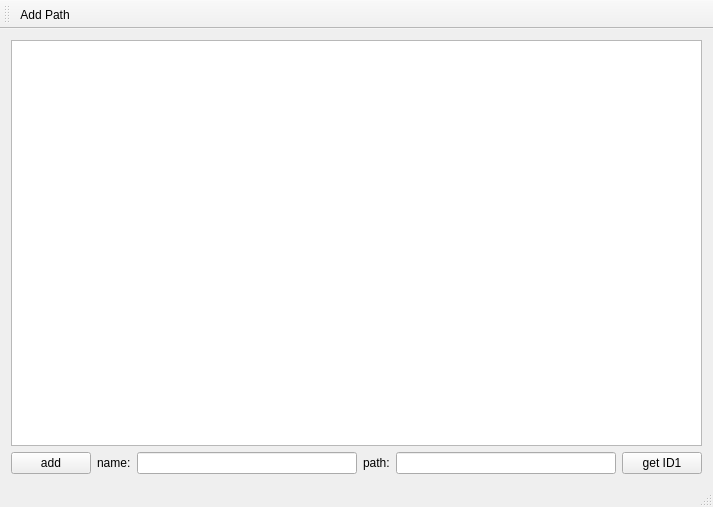
<?xml version="1.0" encoding="UTF-8"?>
<ui version="4.0">
 <class>MainWindow</class>
 <widget class="QMainWindow" name="MainWindow">
  <property name="geometry">
   <rect>
    <x>0</x>
    <y>0</y>
    <width>713</width>
    <height>507</height>
   </rect>
  </property>
  <property name="windowTitle">
   <string>MainWindow</string>
  </property>
  <widget class="QWidget" name="centralWidget">
   <layout class="QVBoxLayout" name="verticalLayout">
    <item>
     <widget class="QTableView" name="tableView"/>
    </item>
    <item>
     <layout class="QHBoxLayout" name="horizontalLayout">
      <item>
       <widget class="QPushButton" name="addButton">
        <property name="text">
         <string>add</string>
        </property>
       </widget>
      </item>
      <item>
       <widget class="QLabel" name="nameLabel">
        <property name="text">
         <string>name:</string>
        </property>
       </widget>
      </item>
      <item>
       <widget class="QLineEdit" name="nameLine"/>
      </item>
      <item>
       <widget class="QLabel" name="pathLabel">
        <property name="text">
         <string>path:</string>
        </property>
       </widget>
      </item>
      <item>
       <widget class="QLineEdit" name="pathLine"/>
      </item>
      <item>
       <widget class="QPushButton" name="checkIdButton">
        <property name="text">
         <string>get ID1</string>
        </property>
       </widget>
      </item>
     </layout>
    </item>
   </layout>
  </widget>
  <widget class="QMenuBar" name="menuBar">
   <property name="geometry">
    <rect>
     <x>0</x>
     <y>0</y>
     <width>713</width>
     <height>26</height>
    </rect>
   </property>
  </widget>
  <widget class="QToolBar" name="mainToolBar">
   <attribute name="toolBarArea">
    <enum>TopToolBarArea</enum>
   </attribute>
   <attribute name="toolBarBreak">
    <bool>false</bool>
   </attribute>
   <addaction name="actionAdd_Path"/>
  </widget>
  <widget class="QStatusBar" name="statusBar"/>
  <action name="actionAdd_Path">
   <property name="text">
    <string>Add Path</string>
   </property>
  </action>
 </widget>
 <layoutdefault spacing="6" margin="11"/>
 <resources/>
 <connections/>
</ui>
